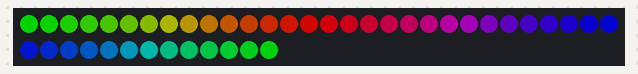
Recording of a program running on a simulated CircuitPython board. Parts: 43 RGB LEDs in strip order, left to right, continuing on the next row. Dim RGB values are drawn brighter than linear; what the program prints to the serial console is not drawn. At 4.0 s the program ends and the board releases its pins; the recording ends there.

Above: at 0.15 s.
At 0.76 s:
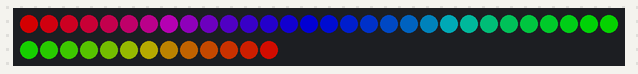
At 1.37 s:
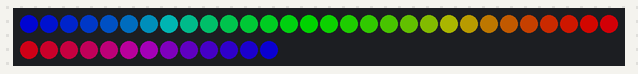
At 2.29 s:
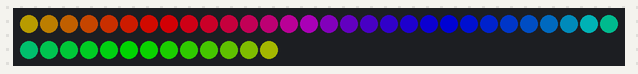
At 2.9 s:
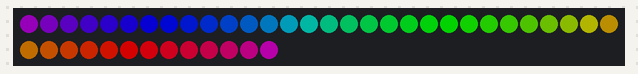
At 3.51 s:
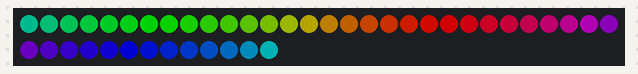

The program:

aRainbow.py
```python
import board
import neopixel
import time
import asyncio

nPix = 43
mag = 0.5  # brightness

pixels = neopixel.NeoPixel(board.D18, nPix, auto_write=False)

async def rainbow_cycle(wait):
    for j in range(255):
        for i in range(nPix):
            pixel_index = (i * 256 // nPix) + j
            pixels[i] = wheel(pixel_index & 255, 0.5)
        pixels.show()
        await asyncio.sleep(wait)

def wheel(pos, mag):
    # Input a value 0 to 255 to get a color value.
    # The colours are a transition r - g - b - back to r.
    if pos < 0 or pos > 255:
        r = g = b = 0
    elif pos < 85:
        r = int(pos * 3)
        g = int(255 - pos * 3)
        b = 0
    elif pos < 170:
        pos -= 85
        r = int(255 - pos * 3)
        g = 0
        b = int(pos * 3)
    else:
        pos -= 170
        r = 0
        g = int(pos * 3)
        b = int(255 - pos * 3)
    (r, g, b) = (int(r*mag), int(g*mag), int(b*mag))
    return (r, g, b)

async def infiniteRainbow():
    while 1:
        await rainbow_cycle(.001)

async def mainRainbow():
    task = asyncio.create_task(infiniteRainbow())
    await asyncio.sleep(4)
    task.cancel()
    print("done")
    #await stopper(task)


asyncio.run(mainRainbow())
```
